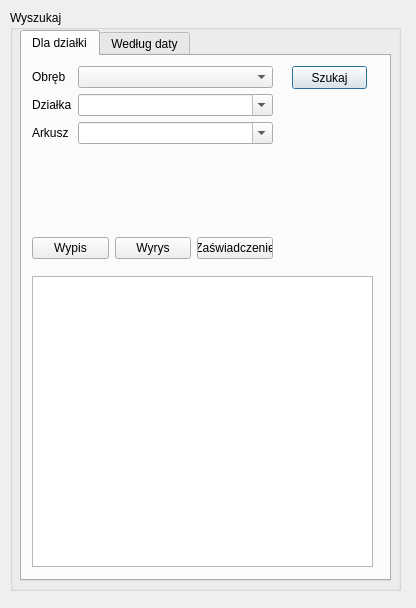
<?xml version="1.0" encoding="UTF-8"?>
<ui version="4.0">
 <class>mpzpDialogBase</class>
 <widget class="QDialog" name="mpzpDialogBase">
  <property name="geometry">
   <rect>
    <x>0</x>
    <y>0</y>
    <width>416</width>
    <height>608</height>
   </rect>
  </property>
  <property name="windowTitle">
   <string>MPZPInfo</string>
  </property>
  <widget class="QGroupBox" name="groupBox">
   <property name="geometry">
    <rect>
     <x>10</x>
     <y>10</y>
     <width>391</width>
     <height>581</height>
    </rect>
   </property>
   <property name="title">
    <string>Wyszukaj</string>
   </property>
   <widget class="QTabWidget" name="tabWidget">
    <property name="geometry">
     <rect>
      <x>10</x>
      <y>20</y>
      <width>371</width>
      <height>551</height>
     </rect>
    </property>
    <property name="currentIndex">
     <number>0</number>
    </property>
    <widget class="QWidget" name="tab">
     <attribute name="title">
      <string>Dla działki</string>
     </attribute>
     <widget class="QWidget" name="formLayoutWidget">
      <property name="geometry">
       <rect>
        <x>10</x>
        <y>10</y>
        <width>241</width>
        <height>91</height>
       </rect>
      </property>
      <layout class="QFormLayout" name="formLayout">
       <item row="0" column="0">
        <widget class="QLabel" name="obrebLabel">
         <property name="text">
          <string>Obręb</string>
         </property>
        </widget>
       </item>
       <item row="0" column="1">
        <widget class="QComboBox" name="obrebComboBox"/>
       </item>
       <item row="1" column="0">
        <widget class="QLabel" name="dzialkaLabel">
         <property name="text">
          <string>Działka</string>
         </property>
        </widget>
       </item>
       <item row="1" column="1">
        <widget class="QComboBox" name="dzialkaComboBox">
         <property name="editable">
          <bool>true</bool>
         </property>
        </widget>
       </item>
       <item row="2" column="0">
        <widget class="QLabel" name="arkuszLabel">
         <property name="text">
          <string>Arkusz</string>
         </property>
        </widget>
       </item>
       <item row="2" column="1">
        <widget class="QComboBox" name="arkuszComboBox">
         <property name="editable">
          <bool>true</bool>
         </property>
        </widget>
       </item>
      </layout>
     </widget>
     <widget class="QPushButton" name="btnSzukaj">
      <property name="geometry">
       <rect>
        <x>270</x>
        <y>10</y>
        <width>75</width>
        <height>23</height>
       </rect>
      </property>
      <property name="text">
       <string>Szukaj</string>
      </property>
      <property name="icon">
       <iconset>
        <normaloff>../../../../../../.designer/backup/icon/search.png</normaloff>../../../../../../.designer/backup/icon/search.png</iconset>
      </property>
     </widget>
     <widget class="QWidget" name="layoutWidget">
      <property name="geometry">
       <rect>
        <x>10</x>
        <y>180</y>
        <width>241</width>
        <height>25</height>
       </rect>
      </property>
      <layout class="QHBoxLayout" name="horizontalLayout">
       <item>
        <widget class="QPushButton" name="btnWypisPDF">
         <property name="text">
          <string>Wypis</string>
         </property>
        </widget>
       </item>
       <item>
        <widget class="QPushButton" name="btnGenerujPDF">
         <property name="text">
          <string>Wyrys</string>
         </property>
        </widget>
       </item>
       <item>
        <widget class="QPushButton" name="btnZaswiadczeniePDF">
         <property name="text">
          <string>Zaświadczenie</string>
         </property>
        </widget>
       </item>
      </layout>
     </widget>
     <widget class="QTableWidget" name="tableWidget">
      <property name="geometry">
       <rect>
        <x>10</x>
        <y>220</y>
        <width>341</width>
        <height>291</height>
       </rect>
      </property>
     </widget>
    </widget>
    <widget class="QWidget" name="tab_2">
     <attribute name="title">
      <string>Według daty</string>
     </attribute>
     <widget class="QWidget" name="formLayoutWidget_2">
      <property name="geometry">
       <rect>
        <x>20</x>
        <y>20</y>
        <width>231</width>
        <height>74</height>
       </rect>
      </property>
      <layout class="QFormLayout" name="formLayout_2">
       <property name="fieldGrowthPolicy">
        <enum>QFormLayout::AllNonFixedFieldsGrow</enum>
       </property>
       <item row="0" column="0">
        <widget class="QLabel" name="obrebLabel_2">
         <property name="text">
          <string>Obręb</string>
         </property>
        </widget>
       </item>
       <item row="0" column="1">
        <widget class="QComboBox" name="obrebComboBox_2"/>
       </item>
       <item row="1" column="0">
        <widget class="QLabel" name="odLabel">
         <property name="text">
          <string>Od</string>
         </property>
        </widget>
       </item>
       <item row="1" column="1">
        <widget class="QDateEdit" name="odDateEdit">
         <property name="calendarPopup">
          <bool>true</bool>
         </property>
        </widget>
       </item>
       <item row="2" column="0">
        <widget class="QLabel" name="doLabel">
         <property name="text">
          <string>Do</string>
         </property>
        </widget>
       </item>
       <item row="2" column="1">
        <widget class="QDateEdit" name="doDateEdit">
         <property name="calendarPopup">
          <bool>true</bool>
         </property>
        </widget>
       </item>
      </layout>
     </widget>
     <widget class="QPushButton" name="btnSzukajTab2">
      <property name="geometry">
       <rect>
        <x>270</x>
        <y>20</y>
        <width>75</width>
        <height>23</height>
       </rect>
      </property>
      <property name="text">
       <string>Szukaj</string>
      </property>
     </widget>
    </widget>
   </widget>
  </widget>
 </widget>
 <resources/>
 <connections/>
</ui>
